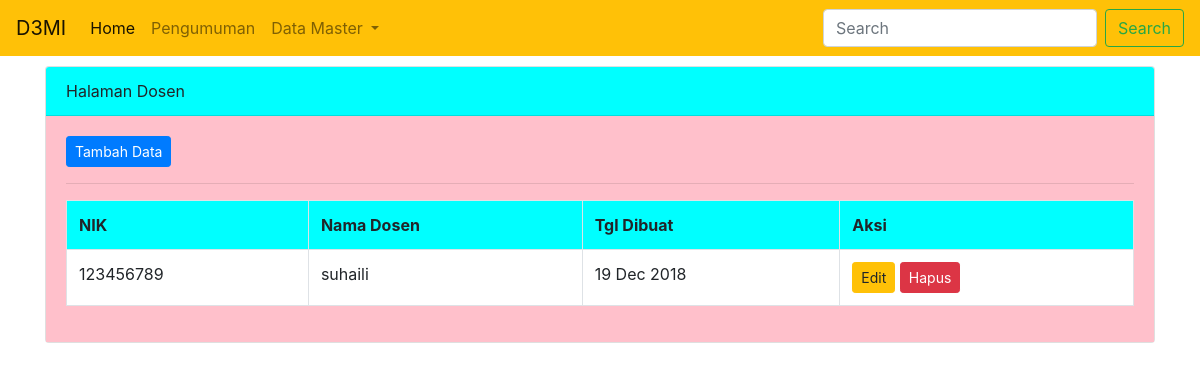
/index.php/admin/dosen, run on the app's committed database.
### tables this page shows
CREATE TABLE `dosen` (
  `nik` int(11) NOT NULL,
  `nama_dosen` varchar(255) NOT NULL,
  `created_at` datetime NOT NULL DEFAULT CURRENT_TIMESTAMP
);

### application/controllers/admin/Dosen.php (called while the page is built, shortened)
<?php
class Dosen extends CI_Controller {
		public function __construct(){
		$this->load->model('dosen_model');
	}
	public function index(){
		$data['judul']='Dosen';
		$data['sub_judul']='Halaman Dosen';
		$data['halaman']='admin/v_dosen';
		$data['isi_tabel']= $this->dosen_model->all();
		$this->load->view('admin/v_template',$data);
	}
}
 ?>

### index.php (called while the page is built, shortened)
<?php
require_once BASEPATH.'core/CodeIgniter.php';

### application/models/dosen_model.php (called while the page is built, shortened)
<?php
class dosen_model extends CI_Model {
	public function all(){
		return $this->db->get('dosen')->result();
	}
}
 ?>

### application/views/admin/v_dosen.php (the view)
<div class="col-md-12">
	<div class="card">
		<div class="card-header" style="background-color: aqua"><?php echo $sub_judul; ?></div>
		<div class="card-body" style="background-color: pink">
			<a href= "<?php echo site_url('admin/Dosen/tambah') ?>" class="btn btn-primary btn-sm">Tambah Data</a>
			<hr>
			<table class="table table-bordered">
				<tr style="background-color: aqua">
					<th>NIK</th>
					<th>Nama Dosen</th>
					<th>Tgl Dibuat</th>
					<th>Aksi</th>
				</tr>
				<?php foreach ($isi_tabel as $key ) {
				?>
				<tr style="background-color: white">
					<td><?php echo $key->nik; ?></td>
					<td><?php echo $key->nama_dosen; ?></td>
					<td><?php echo date('d M Y', strtotime($key->created_at)); ?></td>
					<td>
						<a href= "" class="btn btn-warning btn-sm">Edit</a>
						<a href= "" class="btn btn-danger btn-sm">Hapus</a>
					</td>
				</tr>
				<?php }  ?>
			</table>
		</div>
	</div>
</div>

### data on the page
dosen: nik "123456789", nama_dosen "suhaili", created_at "19 Dec 2018"

### other printed values
$sub_judul "Halaman Dosen"
